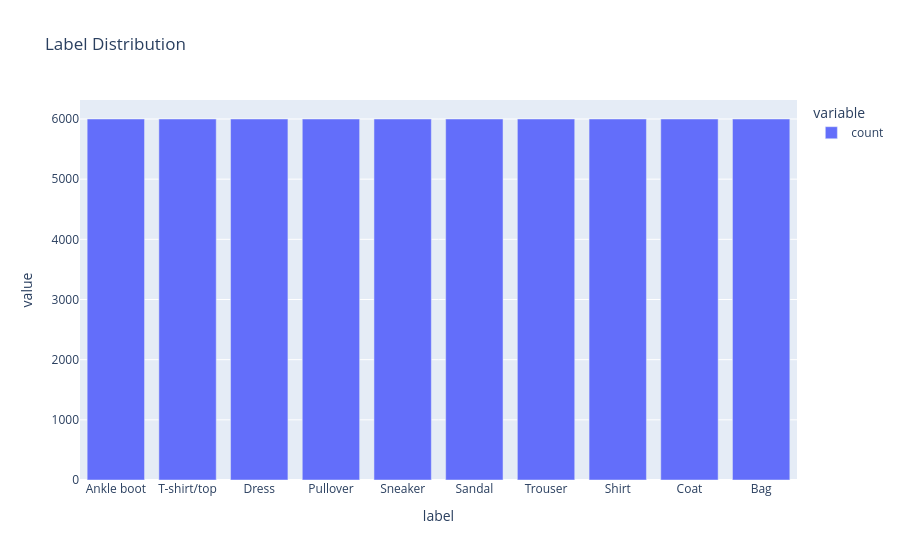

Notebook cell for this chart:
### Markdown cell above
### Problem 1c: Visualizing Label Distribution [**MANUAL**]

One of the strengths of `pandas` is its ability to quickly generate visualizations of data. This is particularly useful for understanding the distribution of your dataset. In this task, we will use `pandas`' built-in plotting functions to create a visualization of the label distribution in our `DataFrame`.

#### Why Visualize Label Distribution?

Visualizing the label distribution helps us:
- Understand the balance of classes in the dataset.
- Identify any potential biases or imbalances that could affect model performance.
- Gain insights into the dataset before proceeding with further analysis.

**Task:**
1. Use the `pandas` [built-in plotting functions](https://pandas.pydata.org/pandas-docs/stable/user_guide/visualization.html) to create a histogram of the label distribution. (x-axis is the class label and y axis is the sample count)
2. Ensure the chart is clear and labeled appropriately for easy interpretation.
3. **Add your chart to Question 1c in your HW1 Writeup**.

### Code cell
# Plotting library to use, default is matplotlib but plotly has more functionality
pd.options.plotting.backend = "plotly" 

# TODO: Plot a histogram of the labels in the DataFrame `df` using the DataFrame's built-in plotting functions (this should be 1 line)
df["label"].value_counts().plot.bar(title="Label Distribution")

### Figure 1 — Plotly figure (JSON) as saved in the notebook; plotly's stock layout.template omitted (floating-point values rounded to 4 significant figures)
{"data": [{"hovertemplate": "variable=count<br>label=%{x}<br>value=%{y}<extra></extra>", "legendgroup": "count", "marker": {"color": "#636efa", "pattern": {"shape": ""}}, "name": "count", "orientation": "v", "showlegend": true, "textposition": "auto", "type": "bar", "x": ["Ankle boot", "T-shirt/top", "Dress", "Pullover", "Sneaker", "Sandal", "Trouser", "Shirt", "Coat", "Bag"], "xaxis": "x", "y": [6000, 6000, 6000, 6000, 6000, 6000, 6000, 6000, 6000, 6000], "yaxis": "y"}], "layout": {"barmode": "relative", "legend": {"title": {"text": "variable"}, "tracegroupgap": 0}, "title": {"text": "Label Distribution"}, "xaxis": {"anchor": "y", "domain": [0, 1], "title": {"text": "label"}}, "yaxis": {"anchor": "x", "domain": [0, 1], "title": {"text": "value"}}}}
